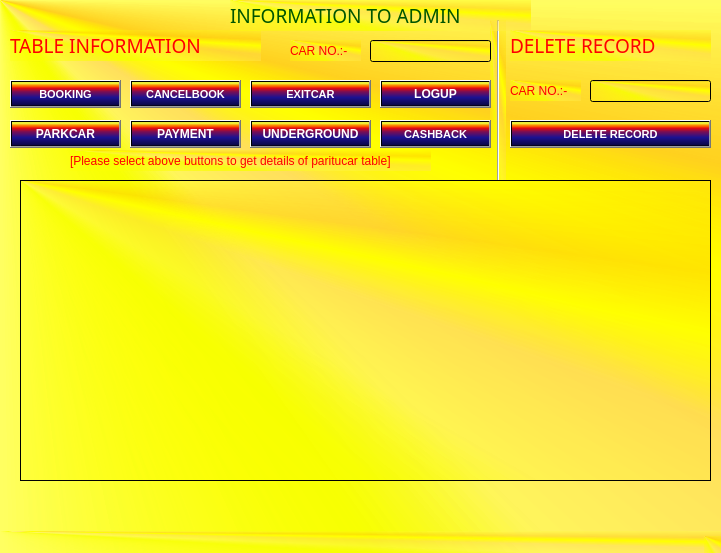
<?xml version="1.0" encoding="UTF-8"?>
<ui version="4.0">
 <class>MainWindow</class>
 <widget class="QMainWindow" name="MainWindow">
  <property name="geometry">
   <rect>
    <x>0</x>
    <y>0</y>
    <width>721</width>
    <height>553</height>
   </rect>
  </property>
  <property name="windowTitle">
   <string>MainWindow</string>
  </property>
  <property name="styleSheet">
   <string notr="true">background-color: qconicalgradient(cx:0, cy:0, angle:135, stop:0 rgba(255, 255, 0, 69), stop:0.375 rgba(255, 255, 0, 69), stop:0.423533 rgba(251, 255, 0, 145), stop:0.45 rgba(247, 255, 0, 208), stop:0.477581 rgba(255, 244, 71, 130), stop:0.518717 rgba(255, 218, 71, 130), stop:0.55 rgba(255, 255, 0, 255), stop:0.57754 rgba(255, 203, 0, 130), stop:0.625 rgba(255, 255, 0, 69), stop:1 rgba(255, 255, 0, 69));</string>
  </property>
  <widget class="QWidget" name="centralwidget">
   <widget class="QLabel" name="label">
    <property name="geometry">
     <rect>
      <x>10</x>
      <y>30</y>
      <width>251</width>
      <height>31</height>
     </rect>
    </property>
    <property name="font">
     <font>
      <family>Lucida Fax</family>
      <pointsize>14</pointsize>
      <weight>50</weight>
      <italic>false</italic>
      <bold>false</bold>
     </font>
    </property>
    <property name="styleSheet">
     <string notr="true">color: rgb(255, 0, 0);
font: 14pt &quot;Lucida Fax&quot;;</string>
    </property>
    <property name="text">
     <string>TABLE INFORMATION</string>
    </property>
   </widget>
   <widget class="Line" name="line">
    <property name="geometry">
     <rect>
      <x>490</x>
      <y>20</y>
      <width>16</width>
      <height>161</height>
     </rect>
    </property>
    <property name="orientation">
     <enum>Qt::Vertical</enum>
    </property>
   </widget>
   <widget class="QPushButton" name="booking">
    <property name="geometry">
     <rect>
      <x>10</x>
      <y>80</y>
      <width>111</width>
      <height>28</height>
     </rect>
    </property>
    <property name="font">
     <font>
      <family>MS Shell Dlg 2</family>
      <pointsize>8</pointsize>
      <weight>75</weight>
      <italic>false</italic>
      <bold>true</bold>
     </font>
    </property>
    <property name="styleSheet">
     <string notr="true">background-color: qlineargradient(spread:repeat, x1:0, y1:0, x2:1, y2:0, stop:0 rgba(255, 0, 0, 255), stop:0.17 rgba(255, 0, 0, 255), stop:0.18 rgba(255, 255, 255, 255), stop:0.210212 rgba(255, 255, 255, 255), stop:0.220212 rgba(0, 16, 255, 255), stop:0.279897 rgba(0, 16, 255, 255), stop:0.289897 rgba(255, 255, 255, 255), stop:0.32 rgba(255, 255, 255, 255), stop:0.33 rgba(255, 0, 0, 255), stop:1 rgba(255, 0, 0, 255));
color: rgb(255, 255, 255);
background-color: qlineargradient(spread:pad, x1:0, y1:1, x2:0, y2:0, stop:0 rgba(0, 0, 0, 255), stop:0.05 rgba(14, 8, 73, 255), stop:0.36 rgba(28, 17, 145, 255), stop:0.6 rgba(126, 14, 81, 255), stop:0.75 rgba(234, 11, 11, 255), stop:0.79 rgba(244, 70, 5, 255), stop:0.86 rgba(255, 136, 0, 255), stop:0.935 rgba(239, 236, 55, 255));


</string>
    </property>
    <property name="text">
     <string>BOOKING</string>
    </property>
   </widget>
   <widget class="QLabel" name="label_2">
    <property name="geometry">
     <rect>
      <x>510</x>
      <y>30</y>
      <width>201</width>
      <height>31</height>
     </rect>
    </property>
    <property name="font">
     <font>
      <family>Lucida Fax</family>
      <pointsize>14</pointsize>
      <weight>50</weight>
      <italic>false</italic>
      <bold>false</bold>
     </font>
    </property>
    <property name="styleSheet">
     <string notr="true">font: 14pt &quot;Lucida Fax&quot;;
color: rgb(255, 0, 0);</string>
    </property>
    <property name="text">
     <string>DELETE RECORD</string>
    </property>
   </widget>
   <widget class="QLabel" name="label_3">
    <property name="geometry">
     <rect>
      <x>510</x>
      <y>80</y>
      <width>71</width>
      <height>21</height>
     </rect>
    </property>
    <property name="styleSheet">
     <string notr="true">color: rgb(255, 0, 0);
font: 10pt &quot;MS Shell Dlg 2&quot;;</string>
    </property>
    <property name="text">
     <string>CAR NO.:-</string>
    </property>
   </widget>
   <widget class="QLineEdit" name="CarNoEdit">
    <property name="geometry">
     <rect>
      <x>590</x>
      <y>80</y>
      <width>121</width>
      <height>22</height>
     </rect>
    </property>
   </widget>
   <widget class="QTableView" name="tableView">
    <property name="geometry">
     <rect>
      <x>20</x>
      <y>180</y>
      <width>691</width>
      <height>301</height>
     </rect>
    </property>
   </widget>
   <widget class="QPushButton" name="canclebooking">
    <property name="geometry">
     <rect>
      <x>130</x>
      <y>80</y>
      <width>111</width>
      <height>28</height>
     </rect>
    </property>
    <property name="font">
     <font>
      <family>MS Shell Dlg 2</family>
      <pointsize>8</pointsize>
      <weight>75</weight>
      <italic>false</italic>
      <bold>true</bold>
     </font>
    </property>
    <property name="styleSheet">
     <string notr="true">background-color: qlineargradient(spread:repeat, x1:0, y1:0, x2:1, y2:0, stop:0 rgba(255, 0, 0, 255), stop:0.17 rgba(255, 0, 0, 255), stop:0.18 rgba(255, 255, 255, 255), stop:0.210212 rgba(255, 255, 255, 255), stop:0.220212 rgba(0, 16, 255, 255), stop:0.279897 rgba(0, 16, 255, 255), stop:0.289897 rgba(255, 255, 255, 255), stop:0.32 rgba(255, 255, 255, 255), stop:0.33 rgba(255, 0, 0, 255), stop:1 rgba(255, 0, 0, 255));
color: rgb(255, 255, 255);
background-color: qlineargradient(spread:pad, x1:0, y1:1, x2:0, y2:0, stop:0 rgba(0, 0, 0, 255), stop:0.05 rgba(14, 8, 73, 255), stop:0.36 rgba(28, 17, 145, 255), stop:0.6 rgba(126, 14, 81, 255), stop:0.75 rgba(234, 11, 11, 255), stop:0.79 rgba(244, 70, 5, 255), stop:0.86 rgba(255, 136, 0, 255), stop:0.935 rgba(239, 236, 55, 255));

</string>
    </property>
    <property name="text">
     <string>CANCELBOOK</string>
    </property>
   </widget>
   <widget class="QPushButton" name="exitcar">
    <property name="geometry">
     <rect>
      <x>250</x>
      <y>80</y>
      <width>121</width>
      <height>28</height>
     </rect>
    </property>
    <property name="font">
     <font>
      <family>MS Shell Dlg 2</family>
      <pointsize>8</pointsize>
      <weight>75</weight>
      <italic>false</italic>
      <bold>true</bold>
     </font>
    </property>
    <property name="styleSheet">
     <string notr="true">background-color: qlineargradient(spread:repeat, x1:0, y1:0, x2:1, y2:0, stop:0 rgba(255, 0, 0, 255), stop:0.17 rgba(255, 0, 0, 255), stop:0.18 rgba(255, 255, 255, 255), stop:0.210212 rgba(255, 255, 255, 255), stop:0.220212 rgba(0, 16, 255, 255), stop:0.279897 rgba(0, 16, 255, 255), stop:0.289897 rgba(255, 255, 255, 255), stop:0.32 rgba(255, 255, 255, 255), stop:0.33 rgba(255, 0, 0, 255), stop:1 rgba(255, 0, 0, 255));
color: rgb(255, 255, 255);
background-color: qlineargradient(spread:pad, x1:0, y1:1, x2:0, y2:0, stop:0 rgba(0, 0, 0, 255), stop:0.05 rgba(14, 8, 73, 255), stop:0.36 rgba(28, 17, 145, 255), stop:0.6 rgba(126, 14, 81, 255), stop:0.75 rgba(234, 11, 11, 255), stop:0.79 rgba(244, 70, 5, 255), stop:0.86 rgba(255, 136, 0, 255), stop:0.935 rgba(239, 236, 55, 255));
</string>
    </property>
    <property name="text">
     <string>EXITCAR</string>
    </property>
   </widget>
   <widget class="QPushButton" name="logup">
    <property name="geometry">
     <rect>
      <x>380</x>
      <y>80</y>
      <width>111</width>
      <height>28</height>
     </rect>
    </property>
    <property name="font">
     <font>
      <weight>75</weight>
      <bold>true</bold>
     </font>
    </property>
    <property name="styleSheet">
     <string notr="true">background-color: qlineargradient(spread:repeat, x1:0, y1:0, x2:1, y2:0, stop:0 rgba(255, 0, 0, 255), stop:0.17 rgba(255, 0, 0, 255), stop:0.18 rgba(255, 255, 255, 255), stop:0.210212 rgba(255, 255, 255, 255), stop:0.220212 rgba(0, 16, 255, 255), stop:0.279897 rgba(0, 16, 255, 255), stop:0.289897 rgba(255, 255, 255, 255), stop:0.32 rgba(255, 255, 255, 255), stop:0.33 rgba(255, 0, 0, 255), stop:1 rgba(255, 0, 0, 255));
color: rgb(255, 255, 255);
background-color: qlineargradient(spread:pad, x1:0, y1:1, x2:0, y2:0, stop:0 rgba(0, 0, 0, 255), stop:0.05 rgba(14, 8, 73, 255), stop:0.36 rgba(28, 17, 145, 255), stop:0.6 rgba(126, 14, 81, 255), stop:0.75 rgba(234, 11, 11, 255), stop:0.79 rgba(244, 70, 5, 255), stop:0.86 rgba(255, 136, 0, 255), stop:0.935 rgba(239, 236, 55, 255));
</string>
    </property>
    <property name="text">
     <string>LOGUP</string>
    </property>
   </widget>
   <widget class="QPushButton" name="parkcar">
    <property name="geometry">
     <rect>
      <x>10</x>
      <y>120</y>
      <width>111</width>
      <height>28</height>
     </rect>
    </property>
    <property name="font">
     <font>
      <weight>75</weight>
      <bold>true</bold>
     </font>
    </property>
    <property name="styleSheet">
     <string notr="true">background-color: qlineargradient(spread:repeat, x1:0, y1:0, x2:1, y2:0, stop:0 rgba(255, 0, 0, 255), stop:0.17 rgba(255, 0, 0, 255), stop:0.18 rgba(255, 255, 255, 255), stop:0.210212 rgba(255, 255, 255, 255), stop:0.220212 rgba(0, 16, 255, 255), stop:0.279897 rgba(0, 16, 255, 255), stop:0.289897 rgba(255, 255, 255, 255), stop:0.32 rgba(255, 255, 255, 255), stop:0.33 rgba(255, 0, 0, 255), stop:1 rgba(255, 0, 0, 255));
color: rgb(255, 255, 255);
background-color: qlineargradient(spread:pad, x1:0, y1:1, x2:0, y2:0, stop:0 rgba(0, 0, 0, 255), stop:0.05 rgba(14, 8, 73, 255), stop:0.36 rgba(28, 17, 145, 255), stop:0.6 rgba(126, 14, 81, 255), stop:0.75 rgba(234, 11, 11, 255), stop:0.79 rgba(244, 70, 5, 255), stop:0.86 rgba(255, 136, 0, 255), stop:0.935 rgba(239, 236, 55, 255));
</string>
    </property>
    <property name="text">
     <string>PARKCAR</string>
    </property>
   </widget>
   <widget class="QPushButton" name="payment">
    <property name="geometry">
     <rect>
      <x>130</x>
      <y>120</y>
      <width>111</width>
      <height>28</height>
     </rect>
    </property>
    <property name="font">
     <font>
      <weight>75</weight>
      <bold>true</bold>
     </font>
    </property>
    <property name="styleSheet">
     <string notr="true">background-color: qlineargradient(spread:repeat, x1:0, y1:0, x2:1, y2:0, stop:0 rgba(255, 0, 0, 255), stop:0.17 rgba(255, 0, 0, 255), stop:0.18 rgba(255, 255, 255, 255), stop:0.210212 rgba(255, 255, 255, 255), stop:0.220212 rgba(0, 16, 255, 255), stop:0.279897 rgba(0, 16, 255, 255), stop:0.289897 rgba(255, 255, 255, 255), stop:0.32 rgba(255, 255, 255, 255), stop:0.33 rgba(255, 0, 0, 255), stop:1 rgba(255, 0, 0, 255));
color: rgb(255, 255, 255);
background-color: qlineargradient(spread:pad, x1:0, y1:1, x2:0, y2:0, stop:0 rgba(0, 0, 0, 255), stop:0.05 rgba(14, 8, 73, 255), stop:0.36 rgba(28, 17, 145, 255), stop:0.6 rgba(126, 14, 81, 255), stop:0.75 rgba(234, 11, 11, 255), stop:0.79 rgba(244, 70, 5, 255), stop:0.86 rgba(255, 136, 0, 255), stop:0.935 rgba(239, 236, 55, 255));
</string>
    </property>
    <property name="text">
     <string>PAYMENT</string>
    </property>
   </widget>
   <widget class="QPushButton" name="underground">
    <property name="geometry">
     <rect>
      <x>250</x>
      <y>120</y>
      <width>121</width>
      <height>28</height>
     </rect>
    </property>
    <property name="font">
     <font>
      <weight>75</weight>
      <bold>true</bold>
     </font>
    </property>
    <property name="styleSheet">
     <string notr="true">background-color: qlineargradient(spread:repeat, x1:0, y1:0, x2:1, y2:0, stop:0 rgba(255, 0, 0, 255), stop:0.17 rgba(255, 0, 0, 255), stop:0.18 rgba(255, 255, 255, 255), stop:0.210212 rgba(255, 255, 255, 255), stop:0.220212 rgba(0, 16, 255, 255), stop:0.279897 rgba(0, 16, 255, 255), stop:0.289897 rgba(255, 255, 255, 255), stop:0.32 rgba(255, 255, 255, 255), stop:0.33 rgba(255, 0, 0, 255), stop:1 rgba(255, 0, 0, 255));
color: rgb(255, 255, 255);
background-color: qlineargradient(spread:pad, x1:0, y1:1, x2:0, y2:0, stop:0 rgba(0, 0, 0, 255), stop:0.05 rgba(14, 8, 73, 255), stop:0.36 rgba(28, 17, 145, 255), stop:0.6 rgba(126, 14, 81, 255), stop:0.75 rgba(234, 11, 11, 255), stop:0.79 rgba(244, 70, 5, 255), stop:0.86 rgba(255, 136, 0, 255), stop:0.935 rgba(239, 236, 55, 255));
</string>
    </property>
    <property name="text">
     <string>UNDERGROUND</string>
    </property>
   </widget>
   <widget class="QPushButton" name="cashback">
    <property name="geometry">
     <rect>
      <x>380</x>
      <y>120</y>
      <width>111</width>
      <height>28</height>
     </rect>
    </property>
    <property name="font">
     <font>
      <family>MS Shell Dlg 2</family>
      <pointsize>8</pointsize>
      <weight>75</weight>
      <italic>false</italic>
      <bold>true</bold>
     </font>
    </property>
    <property name="styleSheet">
     <string notr="true">background-color: qlineargradient(spread:repeat, x1:0, y1:0, x2:1, y2:0, stop:0 rgba(255, 0, 0, 255), stop:0.17 rgba(255, 0, 0, 255), stop:0.18 rgba(255, 255, 255, 255), stop:0.210212 rgba(255, 255, 255, 255), stop:0.220212 rgba(0, 16, 255, 255), stop:0.279897 rgba(0, 16, 255, 255), stop:0.289897 rgba(255, 255, 255, 255), stop:0.32 rgba(255, 255, 255, 255), stop:0.33 rgba(255, 0, 0, 255), stop:1 rgba(255, 0, 0, 255));
color: rgb(255, 255, 255);
background-color: qlineargradient(spread:pad, x1:0, y1:1, x2:0, y2:0, stop:0 rgba(0, 0, 0, 255), stop:0.05 rgba(14, 8, 73, 255), stop:0.36 rgba(28, 17, 145, 255), stop:0.6 rgba(126, 14, 81, 255), stop:0.75 rgba(234, 11, 11, 255), stop:0.79 rgba(244, 70, 5, 255), stop:0.86 rgba(255, 136, 0, 255), stop:0.935 rgba(239, 236, 55, 255));
</string>
    </property>
    <property name="text">
     <string>CASHBACK</string>
    </property>
   </widget>
   <widget class="QLabel" name="label_4">
    <property name="geometry">
     <rect>
      <x>70</x>
      <y>150</y>
      <width>361</width>
      <height>21</height>
     </rect>
    </property>
    <property name="styleSheet">
     <string notr="true">color: rgb(255, 0, 0);</string>
    </property>
    <property name="text">
     <string>[Please select above buttons to get details of paritucar table]</string>
    </property>
   </widget>
   <widget class="QPushButton" name="booking_9">
    <property name="geometry">
     <rect>
      <x>510</x>
      <y>120</y>
      <width>201</width>
      <height>28</height>
     </rect>
    </property>
    <property name="font">
     <font>
      <family>MS Shell Dlg 2</family>
      <pointsize>8</pointsize>
      <weight>75</weight>
      <italic>false</italic>
      <bold>true</bold>
     </font>
    </property>
    <property name="styleSheet">
     <string notr="true">background-color: qlineargradient(spread:repeat, x1:0, y1:0, x2:1, y2:0, stop:0 rgba(255, 0, 0, 255), stop:0.17 rgba(255, 0, 0, 255), stop:0.18 rgba(255, 255, 255, 255), stop:0.210212 rgba(255, 255, 255, 255), stop:0.220212 rgba(0, 16, 255, 255), stop:0.279897 rgba(0, 16, 255, 255), stop:0.289897 rgba(255, 255, 255, 255), stop:0.32 rgba(255, 255, 255, 255), stop:0.33 rgba(255, 0, 0, 255), stop:1 rgba(255, 0, 0, 255));
color: rgb(255, 255, 255);
background-color: qlineargradient(spread:pad, x1:0, y1:1, x2:0, y2:0, stop:0 rgba(0, 0, 0, 255), stop:0.05 rgba(14, 8, 73, 255), stop:0.36 rgba(28, 17, 145, 255), stop:0.6 rgba(126, 14, 81, 255), stop:0.75 rgba(234, 11, 11, 255), stop:0.79 rgba(244, 70, 5, 255), stop:0.86 rgba(255, 136, 0, 255), stop:0.935 rgba(239, 236, 55, 255));
</string>
    </property>
    <property name="text">
     <string>DELETE RECORD</string>
    </property>
   </widget>
   <widget class="QLabel" name="label_5">
    <property name="geometry">
     <rect>
      <x>230</x>
      <y>0</y>
      <width>301</width>
      <height>31</height>
     </rect>
    </property>
    <property name="font">
     <font>
      <family>Lucida Fax</family>
      <pointsize>14</pointsize>
      <weight>50</weight>
      <italic>false</italic>
      <bold>false</bold>
     </font>
    </property>
    <property name="styleSheet">
     <string notr="true">color: rgb(0, 85, 0);
font: 16pt &quot;NSimSun&quot;;
font: 14pt &quot;Lucida Fax&quot;;</string>
    </property>
    <property name="text">
     <string>INFORMATION TO ADMIN</string>
    </property>
   </widget>
   <widget class="QLineEdit" name="CarNoEdit1">
    <property name="geometry">
     <rect>
      <x>370</x>
      <y>40</y>
      <width>121</width>
      <height>22</height>
     </rect>
    </property>
   </widget>
   <widget class="QLabel" name="label_6">
    <property name="geometry">
     <rect>
      <x>290</x>
      <y>40</y>
      <width>71</width>
      <height>21</height>
     </rect>
    </property>
    <property name="styleSheet">
     <string notr="true">color: rgb(255, 0, 0);
font: 10pt &quot;MS Shell Dlg 2&quot;;</string>
    </property>
    <property name="text">
     <string>CAR NO.:-</string>
    </property>
   </widget>
  </widget>
  <widget class="QMenuBar" name="menubar">
   <property name="geometry">
    <rect>
     <x>0</x>
     <y>0</y>
     <width>721</width>
     <height>26</height>
    </rect>
   </property>
  </widget>
  <widget class="QStatusBar" name="statusbar"/>
 </widget>
 <resources/>
 <connections/>
</ui>
